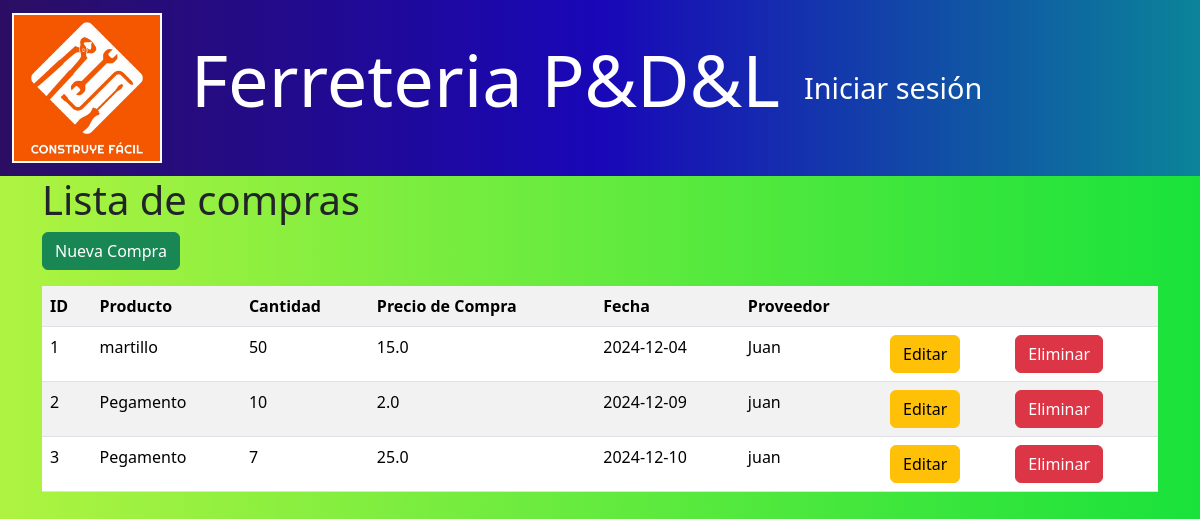
Before: /compras/ with the older database file.
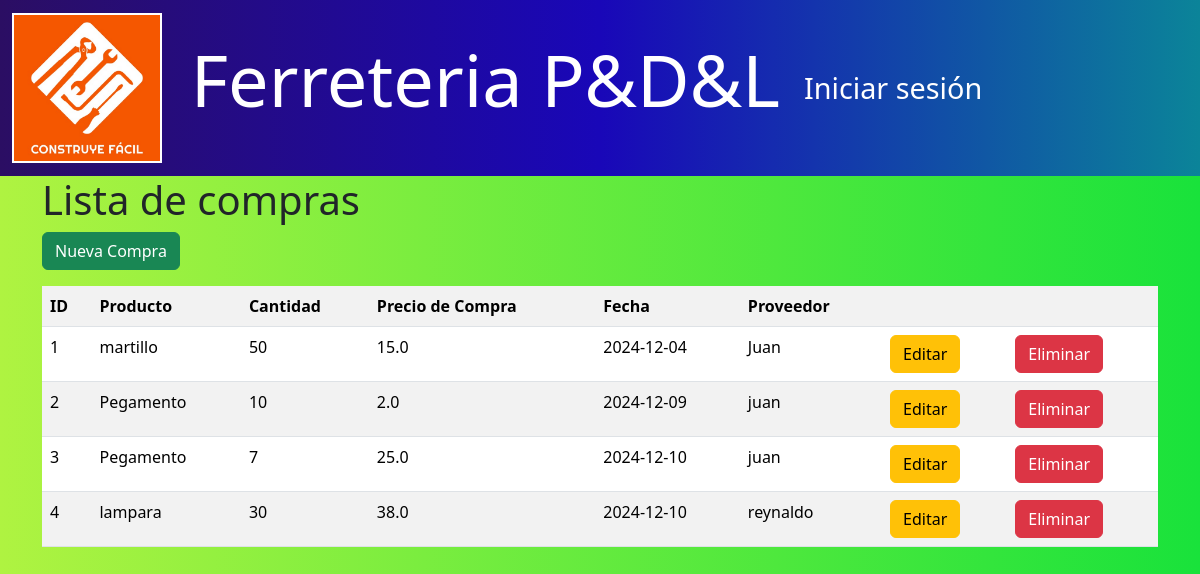
After: the same page with the newer database file.
### models/compra_model.py (models this page shows, shortened)
class Compra(db.Model):
    __tablename__ = "compras"
    id = db.Column(db.Integer, primary_key=True)
    producto_id = db.Column(db.Integer, db.ForeignKey('productos.id'), nullable=False)
    cantidad = db.Column(db.Integer, nullable=False)
    precio_compra = db.Column(db.Float, nullable=False)
    fecha = db.Column(db.Date, nullable=False)
    proveedor = db.Column(db.String(100), nullable=False)
    producto = db.relationship('Producto', back_populates='compras')
    @staticmethod
    def get_all():
        return Compra.query.all()

### models/producto_model.py (models this page shows, shortened)
class Producto(db.Model):
    __tablename__ = "productos"
    id = db.Column(db.Integer, primary_key=True)
    nombre = db.Column(db.String(100), nullable=False)
    descripcion = db.Column(db.String(120), nullable=False)
    precio = db.Column(db.Float(11, 2), nullable=False)
    stock = db.Column(db.Integer, nullable=False)
    ventas = db.relationship('Venta', back_populates='producto')
    compras = db.relationship('Compra', back_populates='producto')
    facturas = db.relationship('Factura', back_populates='producto')

### controllers/compra_controller.py (the view)
@compra_bp.route("/")
def index():
    compras = Compra.get_all()
    return compra_view.list(compras)

### run.py (called while the page is built)
@app.context_processor
def inject_active_path():
    def is_active(path):
        return 'active' if request.path == path else ''
    return(dict(is_active =  is_active))

### views/compra_view.py (called while the page is built)
def list(compras):
    return render_template('compras/index.html', compras=compras)

### templates/compras/index.html (shortened to what this page needs)
{% extends 'base.html' %}
{% block content %}
<h1>Lista de compras</h1>
<a href="{{ url_for('compra.create') }}" class="btn btn-success mb-3">Nueva Compra</a>
<table class="table table-striped">
    <tr>
        <th>ID</th>
        <th>Producto</th>
        <th>Cantidad</th>
        <th>Precio de Compra</th>
        <th>Fecha</th>
        <th>Proveedor</th>
        <th></th>
        <th></th>
    </tr>
    {% for item in compras %}
    <tr>
        <td>{{ item.id }}</td>
        <td>{{ item.producto.nombre }}</td>
        <td>{{ item.cantidad }}</td>
        <td>{{ item.precio_compra }}</td>
        <td>{{ item.fecha }}</td>
        <td>{{ item.proveedor }}</td>
        <td>
            <a href="{{ url_for('compra.edit', id=item.id) }}" class="btn btn-warning">Editar</a>
        </td>
        <td>
            <a href="{{ url_for('compra.delete', id=item.id) }}" class="btn btn-danger">Eliminar</a>
        </td>
    </tr>
    {% endfor %}
</table>
{% endblock %}

Changed rows visible on the page:
added Compra: id "4", producto.nombre "lampara", cantidad "30", precio_compra "38.0", fecha "2024-12-10", proveedor "reynaldo"
